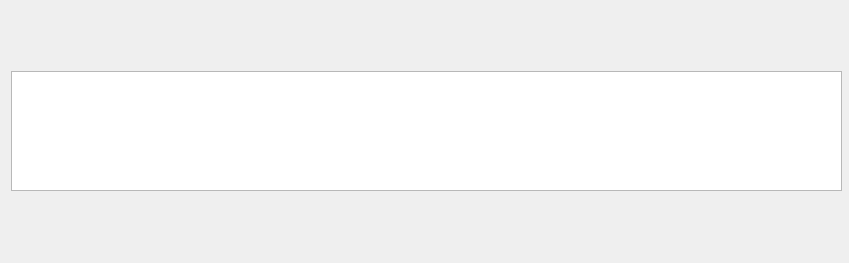
<?xml version="1.0" encoding="UTF-8"?>
<ui version="4.0">
 <class>ItemsList</class>
 <widget class="QWidget" name="ItemsList">
  <property name="geometry">
   <rect>
    <x>0</x>
    <y>0</y>
    <width>849</width>
    <height>263</height>
   </rect>
  </property>
  <property name="sizePolicy">
   <sizepolicy hsizetype="Expanding" vsizetype="Expanding">
    <horstretch>0</horstretch>
    <verstretch>0</verstretch>
   </sizepolicy>
  </property>
  <property name="minimumSize">
   <size>
    <width>799</width>
    <height>142</height>
   </size>
  </property>
  <property name="maximumSize">
   <size>
    <width>2000</width>
    <height>1000</height>
   </size>
  </property>
  <property name="windowTitle">
   <string>Form</string>
  </property>
  <layout class="QGridLayout" name="gridLayout">
   <item row="0" column="0">
    <widget class="QTableView" name="itemsTable">
     <property name="enabled">
      <bool>true</bool>
     </property>
     <property name="sizePolicy">
      <sizepolicy hsizetype="Expanding" vsizetype="Expanding">
       <horstretch>0</horstretch>
       <verstretch>0</verstretch>
      </sizepolicy>
     </property>
     <property name="minimumSize">
      <size>
       <width>831</width>
       <height>120</height>
      </size>
     </property>
     <property name="maximumSize">
      <size>
       <width>2000</width>
       <height>120</height>
      </size>
     </property>
     <property name="autoFillBackground">
      <bool>false</bool>
     </property>
    </widget>
   </item>
  </layout>
 </widget>
 <resources/>
 <connections/>
</ui>
